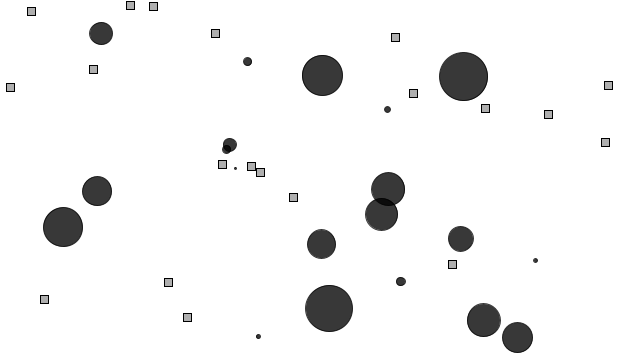
Frame 1 (no input)
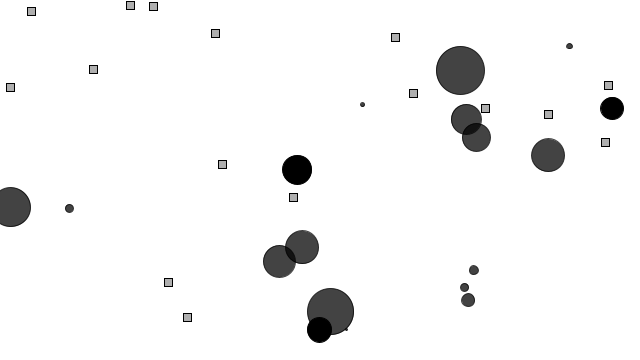
Frame 60 (the mouse pressed at the canvas centre just before this capture)
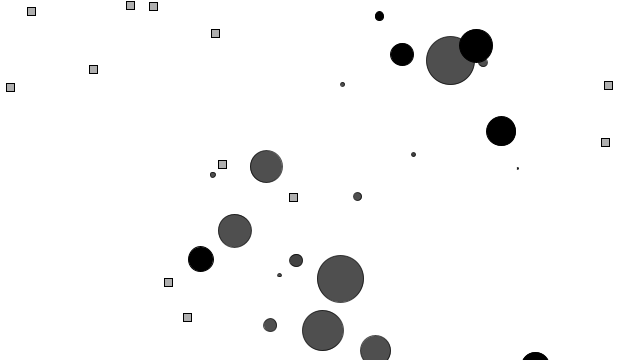
Frame 120 (the mouse held since frame 60 and released just before this capture)

The Processing sketch that drew these frames (run headless with seeded random() and noise(); from frame 60 on, the mouse is pressed at the canvas centre):

// Processing sketch: evolution_ecosystem
// ── evolution_ecosystem.pde
// Evolution EcoSystem
// Daniel Shiffman <http://www.shiffman.net>
// The Nature of Code

// A World of creatures that eat food
// The more they eat, the longer they survive
// The longer they survive, the more likely they are to reproduce
// The bigger they are, the easier it is to land on food
// The bigger they are, the slower they are to find food
// When the creatures die, food is left behind


World world;

void setup() {
  size(640, 360);
  // World starts with 20 creatures
  // and 20 pieces of food
  world = new World(20);
  smooth();
}

void draw() {
  background(255);
  world.run();
}

// We can add a creature manually if we so desire
void mousePressed() {
  world.born(mouseX,mouseY); 
}

void mouseDragged() {
  world.born(mouseX,mouseY); 
}
// ── Bloop.pde
// The Nature of Code
// Daniel Shiffman
// http://natureofcode.com

// Evolution EcoSystem

// Creature class

class Bloop {
  PVector position; // position
  DNA dna;          // DNA
  float health;     // Life timer
  float xoff;       // For perlin noise
  float yoff;
  // DNA will determine size and maxspeed
  float r;
  float maxspeed;

  // Create a "bloop" creature
  Bloop(PVector l, DNA dna_) {
    position = l.get();
    health = 200;
    xoff = random(1000);
    yoff = random(1000);
    dna = dna_;
    // Gene 0 determines maxspeed and r
    // The bigger the bloop, the slower it is
    maxspeed = map(dna.genes[0], 0, 1, 15, 0);
    r = map(dna.genes[0], 0, 1, 0, 50);
  }

  void run() {
    update();
    borders();
    display();
  }

  // A bloop can find food and eat it
  void eat(Food f) {
    ArrayList<PVector> food = f.getFood();
    // Are we touching any food objects?
    for (int i = food.size()-1; i >= 0; i--) {
      PVector foodposition = food.get(i);
      float d = PVector.dist(position, foodposition);
      // If we are, juice up our strength!
      if (d < r/2) {
        health += 100; 
        food.remove(i);
      }
    }
  }

  // At any moment there is a teeny, tiny chance a bloop will reproduce
  Bloop reproduce() {
    // asexual reproduction
    if (random(1) < 0.0005) {
      // Child is exact copy of single parent
      DNA childDNA = dna.copy();
      // Child DNA can mutate
      childDNA.mutate(0.01);
      return new Bloop(position, childDNA);
    } 
    else {
      return null;
    }
  }

  // Method to update position
  void update() {
    // Simple movement based on perlin noise
    float vx = map(noise(xoff),0,1,-maxspeed,maxspeed);
    float vy = map(noise(yoff),0,1,-maxspeed,maxspeed);
    PVector velocity = new PVector(vx,vy);
    xoff += 0.01;
    yoff += 0.01;

    position.add(velocity);
    // Death always looming
    health -= 0.2;
  }

  // Wraparound
  void borders() {
    if (position.x < -r) position.x = width+r;
    if (position.y < -r) position.y = height+r;
    if (position.x > width+r) position.x = -r;
    if (position.y > height+r) position.y = -r;
  }

  // Method to display
  void display() {
    ellipseMode(CENTER);
    stroke(0,health);
    fill(0, health);
    ellipse(position.x, position.y, r, r);
  }

  // Death
  boolean dead() {
    if (health < 0.0) {
      return true;
    } 
    else {
      return false;
    }
  }
}
// ── DNA.pde
// Evolution EcoSystem
// Daniel Shiffman <http://www.shiffman.net>

// Class to describe DNA
// Has more features for two parent mating (not used in this example)

class DNA {

  // The genetic sequence
  float[] genes;
  
  // Constructor (makes a random DNA)
  DNA() {
    // DNA is random floating point values between 0 and 1 (!!)
    genes = new float[1];
    for (int i = 0; i < genes.length; i++) {
      genes[i] = random(0,1);
    }
  }
  
  DNA(float[] newgenes) {
    genes = newgenes;
  }
  
  DNA copy() {
    float[] newgenes = new float[genes.length];
    //arraycopy(genes,newgenes);
    // JS mode not supporting arraycopy
    for (int i = 0; i < newgenes.length; i++) {
      newgenes[i] = genes[i];
    }
    
    return new DNA(newgenes);
  }
  
  // Based on a mutation probability, picks a new random character in array spots
  void mutate(float m) {
    for (int i = 0; i < genes.length; i++) {
      if (random(1) < m) {
         genes[i] = random(0,1);
      }
    }
  }
}
// ── Food.pde
// The Nature of Code
// Daniel Shiffman
// http://natureofcode.com

// Evolution EcoSystem

// A collection of food in the world

class Food {
  ArrayList<PVector> food;
 
  Food(int num) {
    // Start with some food
    food = new ArrayList();
    for (int i = 0; i < num; i++) {
       food.add(new PVector(random(width),random(height))); 
    }
  } 
  
  // Add some food at a position
  void add(PVector l) {
     food.add(l.get()); 
  }
  
  // Display the food
  void run() {
    for (PVector f : food) {
       rectMode(CENTER);
       stroke(0);
       fill(175);
       rect(f.x,f.y,8,8);
    } 
    
    // There's a small chance food will appear randomly
    if (random(1) < 0.001) {
       food.add(new PVector(random(width),random(height))); 
    }
  }
  
  // Return the list of food
  ArrayList getFood() {
    return food; 
  }
}
// ── World.pde
// The Nature of Code
// Daniel Shiffman
// http://natureofcode.com

// Evolution EcoSystem

// The World we live in
// Has bloops and food

class World {

  ArrayList<Bloop> bloops;    // An arraylist for all the creatures
  Food food;

  // Constructor
  World(int num) {
    // Start with initial food and creatures
    food = new Food(num);
    bloops = new ArrayList<Bloop>();              // Initialize the arraylist
    for (int i = 0; i < num; i++) {
      PVector l = new PVector(random(width),random(height));
      DNA dna = new DNA();
      bloops.add(new Bloop(l,dna));
    }
  }

  // Make a new creature
  void born(float x, float y) {
    PVector l = new PVector(x,y);
    DNA dna = new DNA();
    bloops.add(new Bloop(l,dna));
  }

  // Run the world
  void run() {
    // Deal with food
    food.run();
    
    // Cycle through the ArrayList backwards b/c we are deleting
    for (int i = bloops.size()-1; i >= 0; i--) {
      // All bloops run and eat
      Bloop b = bloops.get(i);
      b.run();
      b.eat(food);
      // If it's dead, kill it and make food
      if (b.dead()) {
        bloops.remove(i);
        food.add(b.position);
      }
      // Perhaps this bloop would like to make a baby?
      Bloop child = b.reproduce();
      if (child != null) bloops.add(child);
    }
  }
}
